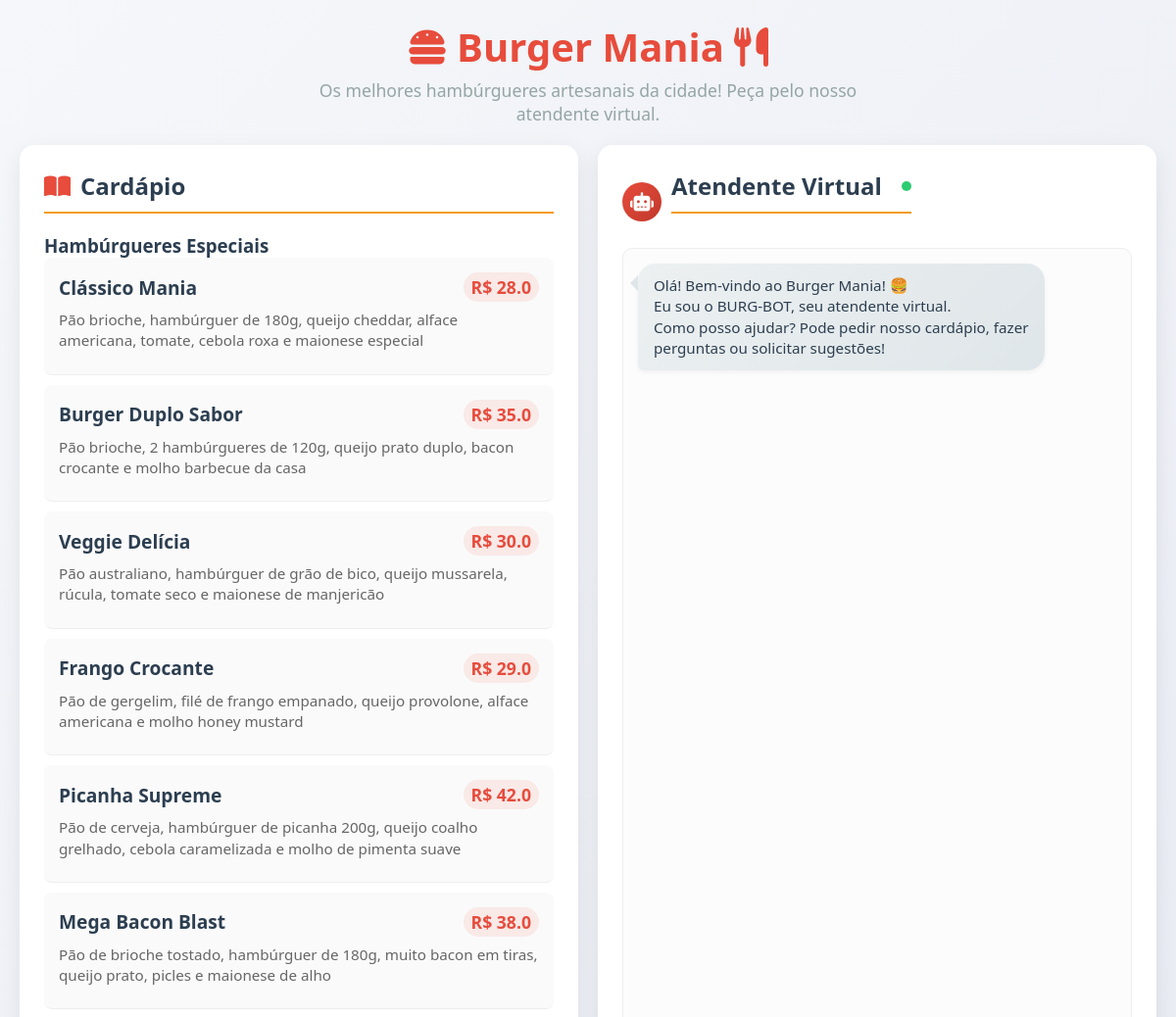
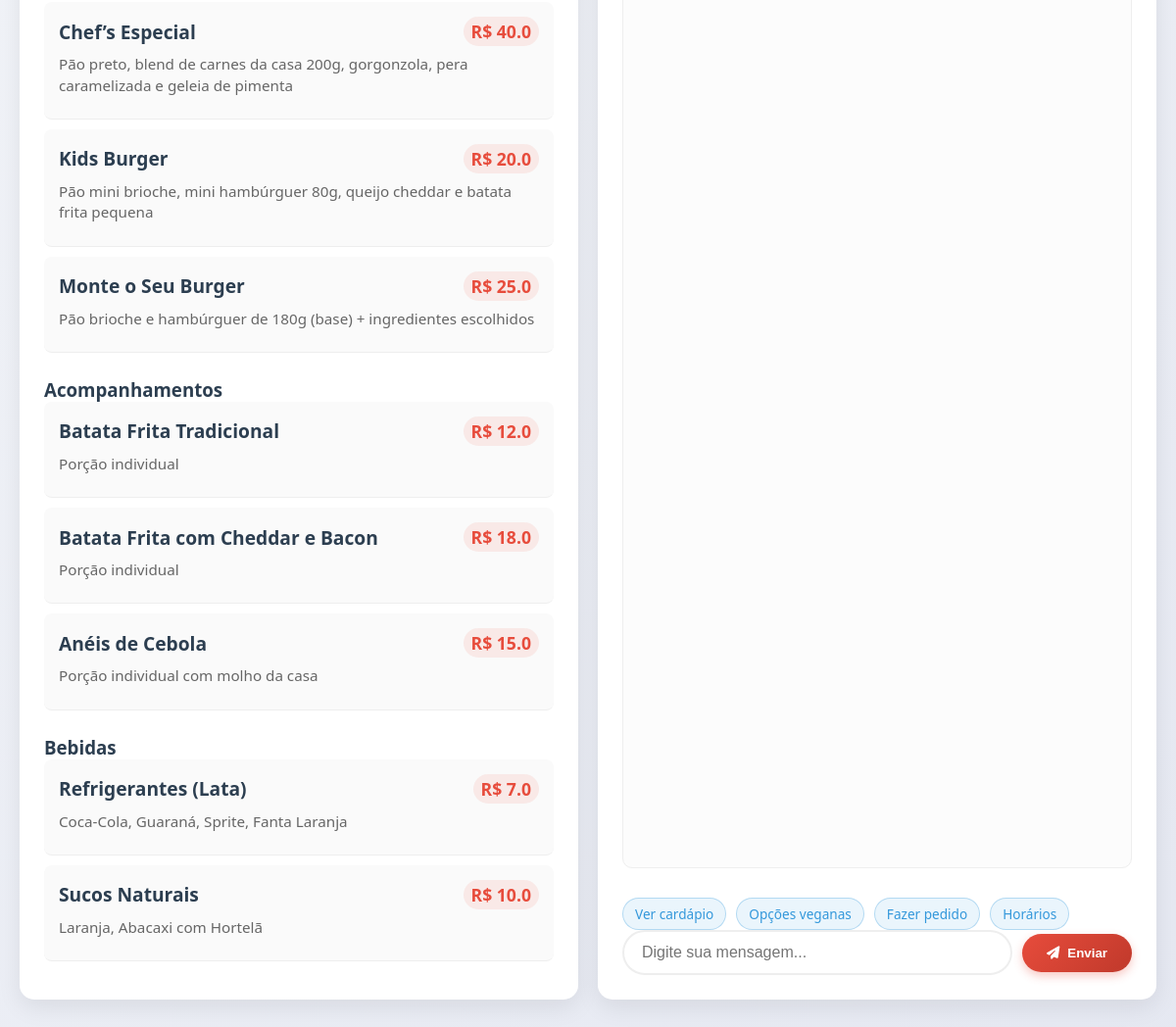
The page / on the database its author committed (2 pictures, top to bottom).
### tables this page shows
CREATE TABLE categorias (
        id INTEGER PRIMARY KEY,
        nome TEXT NOT NULL
    );

CREATE TABLE produtos (
        id INTEGER PRIMARY KEY,
        categoria_id INTEGER,
        nome TEXT NOT NULL,
        descricao TEXT,
        preco REAL NOT NULL,
        FOREIGN KEY (categoria_id) REFERENCES categorias(id)
    );

### app.py (the view)
@app.route('/')
def index():
    try:
        conn = get_db_connection()
        categorias = conn.execute('SELECT * FROM categorias').fetchall()
        menu = {}
        for categoria in categorias:
            produtos = conn.execute(
                'SELECT * FROM produtos WHERE categoria_id = ?',
                (categoria['id'],)
            ).fetchall()
            menu[categoria['nome']] = produtos
        conn.close()
        return render_template('index.html', menu=menu)
    except Exception as e:
        logger.error(f"Erro ao carregar cardápio: {str(e)}")
        return render_template('error.html', message="Erro ao carregar o cardápio")

### app.py (called while the page is built)
def get_db_connection():
    conn = sqlite3.connect('burger_mania.db')
    conn.row_factory = sqlite3.Row
    return conn

### templates/index.html (shortened to what this page needs)
<!DOCTYPE html>
<html lang="pt-BR">
<head>
    <link rel="stylesheet" href="https://cdnjs.cloudflare.com/ajax/libs/font-awesome/6.4.0/css/all.min.css">
</head>
<body>
    <div class="header">
        <h1><i class="fas fa-hamburger"></i> Burger Mania <i class="fas fa-utensils"></i></h1>
        <p class="tagline">Os melhores hambúrgueres artesanais da cidade! Peça pelo nosso atendente virtual.</p>
    </div>
    <div class="container">
        <div class="cardapio-section">
            <h2><i class="fas fa-book-open"></i> Cardápio</h2>
            {% for categoria, produtos in menu.items() %}
            <div class="categoria">
                <h3>{{ categoria }}</h3>
                {% for produto in produtos %}
                <div class="produto">
                    <h3>{{ produto['nome'] }} <span class="preco">R$ {{ produto['preco'] }}</span></h3>
                    <p>{{ produto['descricao'] }}</p>
                </div>
                {% endfor %}
            </div>
            {% endfor %}
        </div>
        <div class="chat-section">
            <div class="chat-header">
                <div class="bot-icon">
                    <i class="fas fa-robot"></i>
                </div>
                <h2>Atendente Virtual <span class="status-indicator"></span></h2>
            </div>
            <div id="chat-messages"></div>
            <div class="suggestions">
                <div class="suggestion-chip" onclick="sendSuggestion('Quais hambúrgueres vocês têm?')">Ver cardápio</div>
                <div class="suggestion-chip" onclick="sendSuggestion('Tem opção vegetariana?')">Opções veganas</div>
                <div class="suggestion-chip" onclick="sendSuggestion('Quero fazer um pedido')">Fazer pedido</div>
                <div class="suggestion-chip" onclick="sendSuggestion('Horário de funcionamento')">Horários</div>
            </div>
            <div id="chat-input">
                <input type="text" id="user-input" placeholder="Digite sua mensagem..." onkeypress="if(event.key === 'Enter') sendMessage()">
                <button onclick="sendMessage()">
                    <i class="fas fa-paper-plane"></i> Enviar
                </button>
            </div>
        </div>
    </div>
</body>
</html>

### templates/index.html (style rules this page uses)
:root { --primary: #e74c3c; --secondary: #f39c12; --dark: #2c3e50; --light: #ecf0f1; --success: #2ecc71; --gray: #95a5a6; }
* { box-sizing: border-box; margin: 0; padding: 0; }
body { font-family: 'Segoe UI', Tahoma, Geneva, Verdana, sans-serif; background: linear-gradient(135deg, #f5f7fa 0%, #e4e7f1 100%); min-height: 100vh; padding: 20px; color: var(--dark); }
.header { text-align: center; margin-bottom: 20px; animation: fadeInDown 0.8s ease; }
.header h1 { color: var(--primary); font-size: 2.5rem; margin-bottom: 5px; display: flex; align-items: center; justify-content: center; gap: 10px; }
.tagline { color: var(--gray); font-size: 1.1rem; max-width: 600px; margin: 0 auto; }
.container { display: flex; max-width: 1200px; margin: 0 auto; gap: 20px; animation: fadeInUp 0.8s ease; }
.cardapio-section { flex: 1; background: white; border-radius: 15px; padding: 25px; box-shadow: 0 8px 25px rgba(0,0,0,0.08); transition: transform 0.3s ease; max-height: 80vh; overflow-y: auto; }
.chat-section { flex: 1; display: flex; flex-direction: column; background: white; border-radius: 15px; padding: 25px; box-shadow: 0 8px 25px rgba(0,0,0,0.08); transition: transform 0.3s ease; max-height: 80vh; }
h2 { color: var(--dark); border-bottom: 2px solid var(--secondary); padding-bottom: 10px; margin-bottom: 20px; display: flex; align-items: center; gap: 10px; }
h2 i { color: var(--primary); }
.categoria { margin-bottom: 25px; }
.produto { padding: 15px; border-bottom: 1px solid #eee; border-radius: 8px; transition: all 0.3s ease; margin-bottom: 10px; background: #fafafa; }
.produto h3 { margin: 0; color: var(--dark); font-size: 1.2rem; display: flex; justify-content: space-between; align-items: center; }
.produto p { margin: 8px 0; color: #666; font-size: 0.95rem; line-height: 1.4; }
.preco { color: var(--primary); font-weight: bold; font-size: 1.1rem; background: rgba(231, 76, 60, 0.1); padding: 3px 8px; border-radius: 20px; display: inline-block; }
#chat-messages { flex: 1; height: 300px; overflow-y: auto; border: 1px solid #eee; border-radius: 10px; padding: 15px; margin-bottom: 15px; background: #fcfcfc; display: flex; flex-direction: column; gap: 12px; }
#chat-input { display: flex; gap: 10px; align-items: center; }
#user-input { flex: 1; padding: 12px 18px; border: 2px solid #eee; border-radius: 30px; font-size: 1rem; transition: all 0.3s ease; outline: none; }
button { background: linear-gradient(135deg, var(--primary) 0%, #c0392b 100%); color: white; border: none; border-radius: 30px; padding: 12px 25px; cursor: pointer; font-weight: 600; transition: all 0.3s ease; display: flex; align-items: center; gap: 8px; box-shadow: 0 4px 10px rgba(231, 76, 60, 0.3); }
.chat-header { display: flex; align-items: center; gap: 10px; margin-bottom: 15px; }
.bot-icon { width: 40px; height: 40px; background: linear-gradient(135deg, var(--primary) 0%, #c0392b 100%); border-radius: 50%; display: flex; align-items: center; justify-content: center; color: white; font-size: 1.2rem; }
.status-indicator { display: inline-block; width: 10px; height: 10px; background-color: var(--success); border-radius: 50%; margin-left: 10px; animation: pulse 1.5s infinite; }
.suggestions { display: flex; gap: 10px; margin-top: 15px; flex-wrap: wrap; }
.suggestion-chip { background: rgba(52, 152, 219, 0.1); color: #3498db; border: 1px solid rgba(52, 152, 219, 0.3); padding: 6px 12px; border-radius: 20px; font-size: 0.85rem; cursor: pointer; transition: all 0.2s ease; }

### rows shown on the page
categorias: nome "Hambúrgueres Especiais"
produtos: nome "Clássico Mania", preco "28.0", descricao "Pão brioche, hambúrguer de 180g, queijo cheddar, alface americana, tomate, cebola roxa e maionese especial"
produtos: nome "Burger Duplo Sabor", preco "35.0", descricao "Pão brioche, 2 hambúrgueres de 120g, queijo prato duplo, bacon crocante e molho barbecue da casa"
produtos: nome "Veggie Delícia", preco "30.0", descricao "Pão australiano, hambúrguer de grão de bico, queijo mussarela, rúcula, tomate seco e maionese de manjericão"
produtos: nome "Frango Crocante", preco "29.0", descricao "Pão de gergelim, filé de frango empanado, queijo provolone, alface americana e molho honey mustard"
produtos: nome "Picanha Supreme", preco "42.0", descricao "Pão de cerveja, hambúrguer de picanha 200g, queijo coalho grelhado, cebola caramelizada e molho de pimenta suave"
produtos: nome "Mega Bacon Blast", preco "38.0", descricao "Pão de brioche tostado, hambúrguer de 180g, muito bacon em tiras, queijo prato, picles e maionese de alho"
produtos: nome "Chef’s Especial", preco "40.0", descricao "Pão preto, blend de carnes da casa 200g, gorgonzola, pera caramelizada e geleia de pimenta"
produtos: nome "Kids Burger", preco "20.0", descricao "Pão mini brioche, mini hambúrguer 80g, queijo cheddar e batata frita pequena"
produtos: nome "Monte o Seu Burger", preco "25.0", descricao "Pão brioche e hambúrguer de 180g (base) + ingredientes escolhidos"
categorias: nome "Acompanhamentos"
produtos: nome "Batata Frita Tradicional", preco "12.0", descricao "Porção individual"
produtos: nome "Batata Frita com Cheddar e Bacon", preco "18.0", descricao "Porção individual"
produtos: nome "Anéis de Cebola", preco "15.0", descricao "Porção individual com molho da casa"
categorias: nome "Bebidas"
produtos: nome "Refrigerantes (Lata)", preco "7.0", descricao "Coca-Cola, Guaraná, Sprite, Fanta Laranja"
produtos: nome "Sucos Naturais", preco "10.0", descricao "Laranja, Abacaxi com Hortelã"
